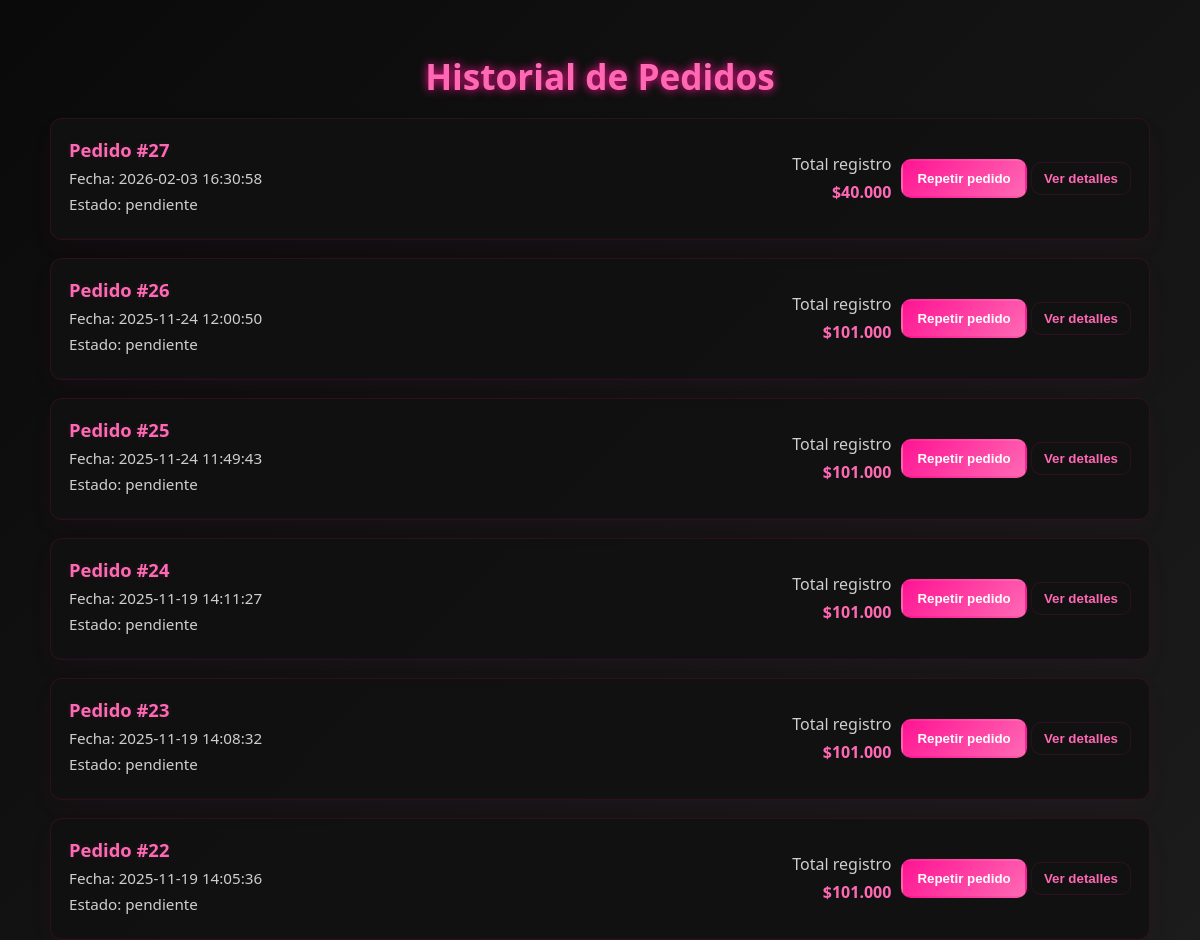
The page /historial_pedidos.php (signed in, upper part) on the database as committed earlier.
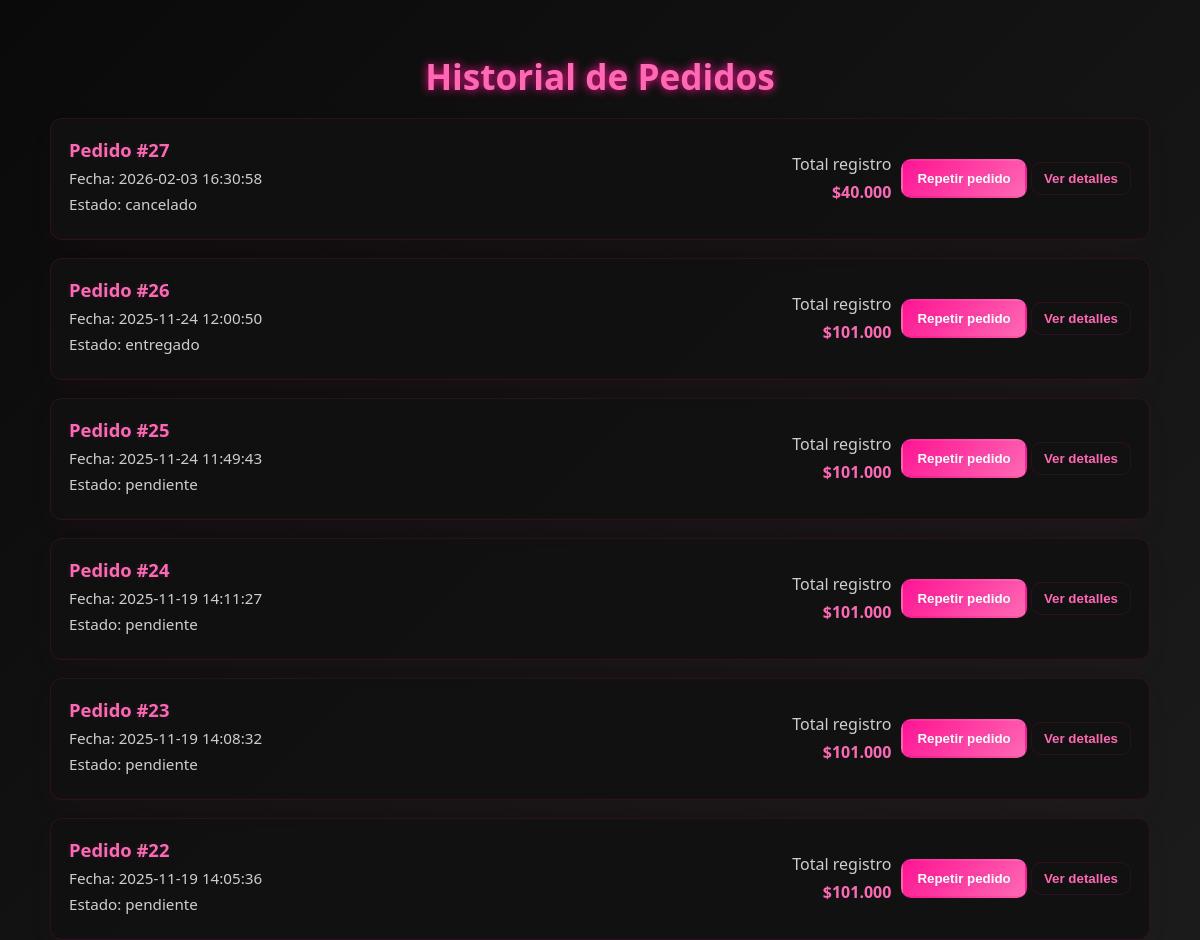
The same page on the database as committed later.
### tables this page shows
CREATE TABLE `ordenes` (
  `id_orden` int(11) NOT NULL,
  `id_usuario` int(11) DEFAULT NULL,
  `id_direccion` int(11) DEFAULT NULL,
  `fecha_compra` timestamp NOT NULL DEFAULT current_timestamp(),
  `total` decimal(10,2) DEFAULT NULL,
  `estado` enum('pendiente','pagado','enviado','entregado','cancelado') DEFAULT 'pendiente',
  `mp_payment_id` varchar(50) DEFAULT NULL,
  `mp_status` varchar(50) DEFAULT NULL,
  `mp_preference_id` varchar(100) DEFAULT NULL,
  `id_carrito` int(11) NOT NULL,
  `archivado` tinyint(1) NOT NULL DEFAULT 0
);

### historial_pedidos.php (called while the page is built)
<?php
require __DIR__ . '/app/Views/historial_pedidos.php';

### app/Views/historial_pedidos.php (the view, shortened to what this page needs)
<?php
require __DIR__ . '/../Config/conexion.php';
$id_usuario = $_SESSION['usuario'];
$sql = "
    SELECT id_orden, fecha_compra, total, estado, id_carrito
    FROM ordenes
    WHERE id_usuario = ?
    ORDER BY fecha_compra DESC
";
$stmt = $conn->prepare($sql);
$stmt->bind_param("i", $id_usuario);
$stmt->execute();
$result = $stmt->get_result();
$ordenes = $result->fetch_all(MYSQLI_ASSOC);
?>
<!DOCTYPE html>
<html lang="es">
<head>
</head>
<body>
<div class="container">
    <h1>Historial de Pedidos</h1>
    <?php if (empty($ordenes)): ?>
        <div class="empty">
            <p>No tienes pedidos registrados aún.</p>
            <p><a href="index.php" class="btn">Volver a la tienda</a></p>
        </div>
    <?php else: ?>
        <?php foreach ($ordenes as $orden): ?>
            <div class="order-card">
                <div class="order-head">
                    <div class="order-meta">
                        <h2>Pedido #<?= htmlspecialchars($orden['id_orden']) ?></h2>
                        <p>Fecha: <?= htmlspecialchars($orden['fecha_compra']) ?></p>
                        <p>Estado: <?= htmlspecialchars($orden['estado']) ?></p>
                    </div>
                    <div class="order-actions">
                        <div style="text-align:right">
                            <p style="margin:0; color:var(--muted);">Total registro</p>
                            <p style="margin:6px 0 0; color:var(--neon-2); font-weight:900;">
                                $<?= number_format(floatval($orden['total']), 0, ",", ".") ?>
                            </p>
                        </div>
                        <div>
                            <button class="btn repeat-btn" data-order-id="<?= intval($orden['id_orden']) ?>">Repetir pedido</button>
                            <button class="btn ghost details-toggle" data-target="details-<?= $orden['id_orden'] ?>">Ver detalles</button>
                        </div>
                    </div>
                </div>
            </div>
        <?php endforeach; ?>
    <?php endif; ?>
</div>
</body>
</html>

Rows that differ between the two databases and show on the page:
changed ordenes id 27: estado "pendiente" → "cancelado"
changed ordenes id 26: estado "pendiente" → "entregado"
